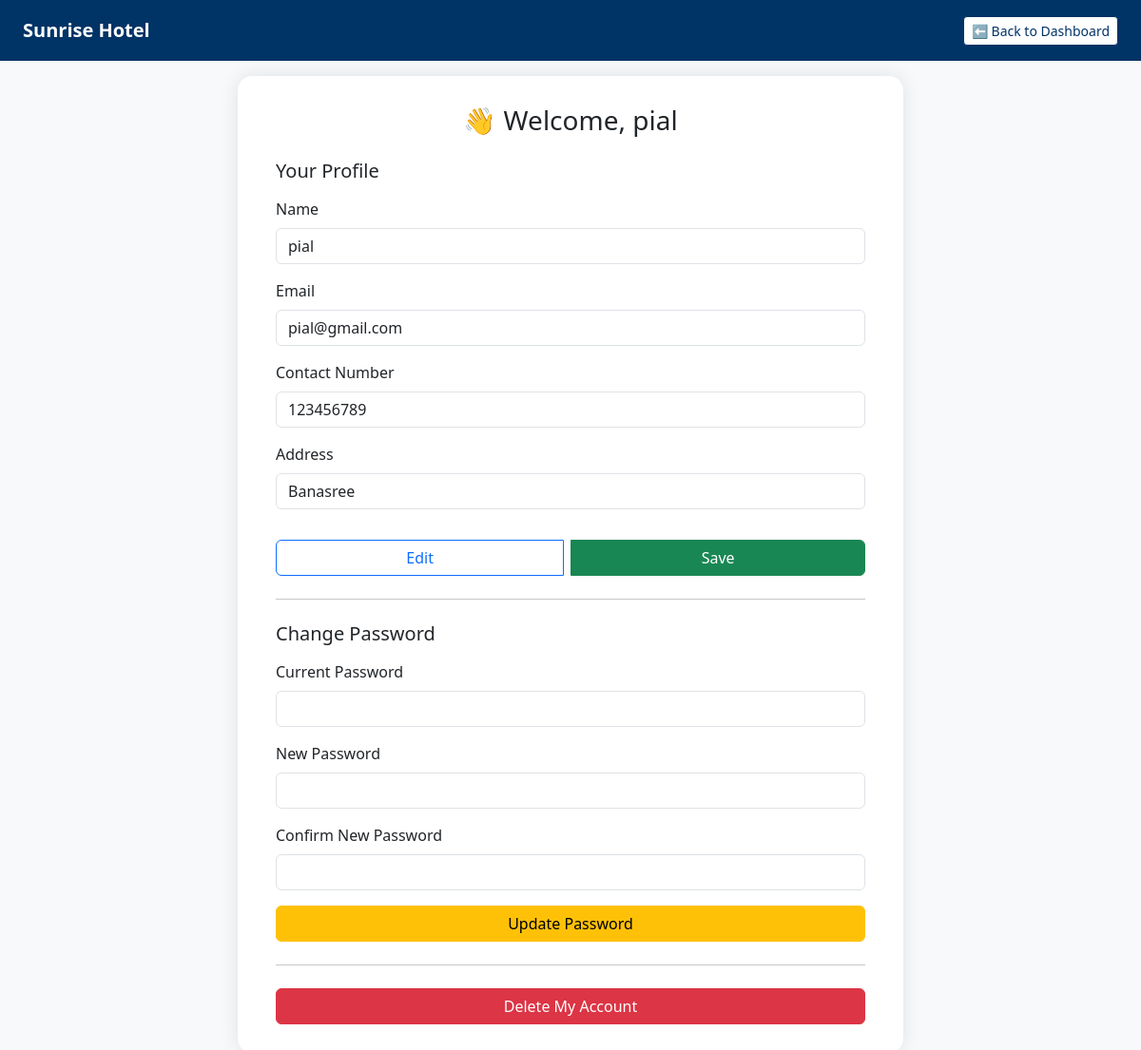
The app's page /employee/e_myprofile.php (signed in) with its own data.
### tables this page shows
CREATE TABLE `users` (
  `id` int(11) NOT NULL,
  `name` varchar(255) NOT NULL,
  `email` varchar(255) NOT NULL,
  `password` varchar(255) NOT NULL,
  `role` enum('guest','employee','admin') NOT NULL,
  `contact_number` varchar(20) DEFAULT NULL,
  `address` text DEFAULT NULL,
  `created_at` timestamp NOT NULL DEFAULT current_timestamp(),
  `duty` varchar(100) DEFAULT NULL
);

### classes/User.php (called while the page is built, shortened)
<?php
class User {
    protected $id;
    public function getId() { return $this->id; }
}
?>

### employee/e_myprofile.php (the view, shortened to what this page needs)
<?php
require_once "../classes/User.php";
$user = $_SESSION['user'];
$employee_id = $user->getId();
$db = DatabaseConnection::getInstance()->getConnection();
$name = $email = $contact = $address = "";
$stmt = $db->prepare("SELECT name, email, contact_number, address FROM users WHERE id = ?");
$stmt->bind_param("i", $employee_id);
$stmt->execute();
$stmt->bind_result($name, $email, $contact, $address);
?>
<!DOCTYPE html>
<html lang="en">
<head>
  <link href="https://cdn.jsdelivr.net/npm/bootstrap@5.3.0/dist/css/bootstrap.min.css" rel="stylesheet">
</head>
<body>
<nav class="navbar navbar-expand-lg navbar-dark">
  <div class="container-fluid">
    <a class="navbar-brand fw-bold" href="#">Sunrise Hotel</a>
    <div class="ms-auto">
      <a href="e_dashboard.php" class="btn btn-sm btn-back">⬅ Back to Dashboard</a>
    </div>
  </div>
</nav>
<div class="container">
  <div class="card">
    <h3 class="text-center mb-4">👋 Welcome, <?php echo htmlspecialchars($name); ?></h3>
    <form method="POST">
      <h5 class="mb-3">Your Profile</h5>
      <div class="mb-3">
        <label class="form-label">Name</label>
        <input type="text" class="form-control" id="name" name="name" value="<?php echo htmlspecialchars($name); ?>" readonly>
      </div>
      <div class="mb-3">
        <label class="form-label">Email</label>
        <input type="email" class="form-control" id="email" name="email" value="<?php echo htmlspecialchars($email); ?>" readonly>
      </div>
      <div class="mb-3">
        <label class="form-label">Contact Number</label>
        <input type="text" class="form-control" id="contact" name="contact" value="<?php echo htmlspecialchars($contact); ?>" readonly>
      </div>
      <div class="mb-3">
        <label class="form-label">Address</label>
        <input type="text" class="form-control" id="address" name="address" value="<?php echo htmlspecialchars($address); ?>" readonly>
      </div>
      <div class="btn-group w-100 gap-2 mt-3">
        <button type="button" class="btn btn-outline-primary" onclick="enableEdit()">Edit</button>
        <button type="submit" name="update_info" class="btn btn-success">Save</button>
      </div>
    </form>
    <hr class="my-4">
    <form method="POST">
      <h5 class="mb-3">Change Password</h5>
      <div class="mb-3">
        <label class="form-label">Current Password</label>
        <input type="password" name="current" class="form-control" required>
      </div>
      <div class="mb-3">
        <label class="form-label">New Password</label>
        <input type="password" name="new" class="form-control" required>
      </div>
      <div class="mb-3">
        <label class="form-label">Confirm New Password</label>
        <input type="password" name="confirm" class="form-control" required>
      </div>
      <button type="submit" name="change_password" class="btn btn-warning w-100">Update Password</button>
    </form>
    <hr class="my-4">
    <form method="POST" onsubmit="return confirm('Are you sure you want to delete your account? This cannot be undone.');">
      <button type="submit" name="delete_account" class="btn btn-danger w-100">Delete My Account</button>
    </form>
  </div>
</div>
</body>
</html>

### employee/e_myprofile.php (style rules this page uses)
* { margin: 0; padding: 0; box-sizing: border-box; }
html, body { height: 100%; background-color: #f8f9fa; }
.navbar { background-color: #003366 !important; position: fixed; top: 0; width: 100%; z-index: 1000; padding: 12px; }
.navbar-brand { font-weight: bold; }
.container { margin-top: 70px; }
.card { max-width: 700px; margin: 80px auto; padding: 30px 40px; border: none; border-radius: 15px; box-shadow: 0 0 20px rgba(0,0,0,0.1); background-color: white; }
.btn-back { background-color: #ffffff; color: #003366; border: 1px solid #003366; }

### records on screen
users: name "pial", email "pial@gmail.com", contact "123456789", address "Banasree"
